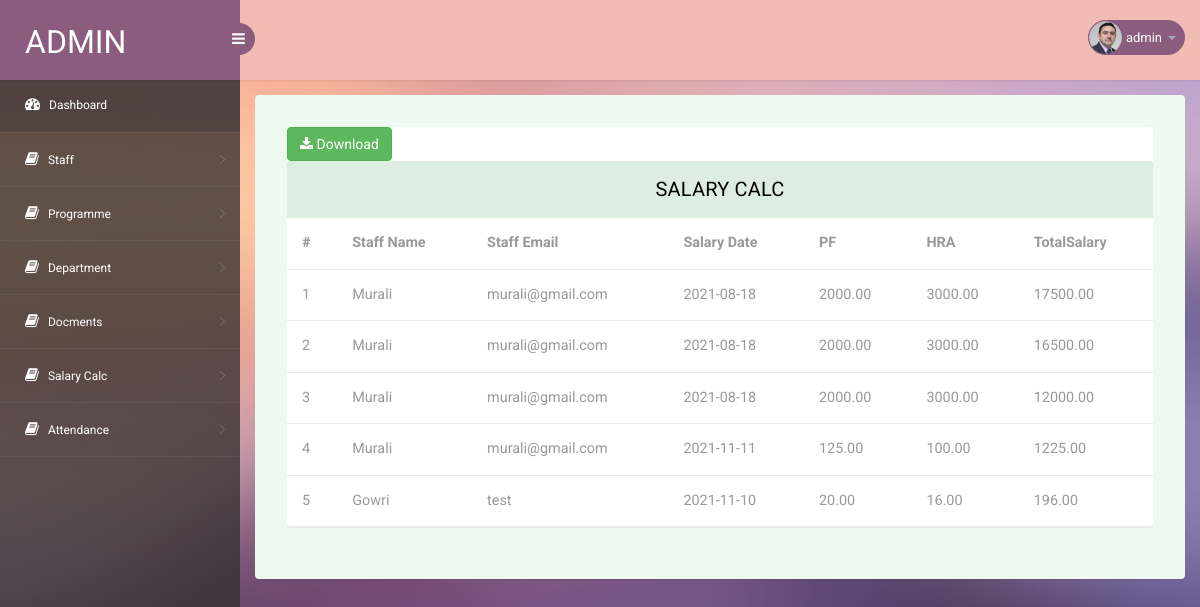
Screenshot of /5View.php (signed in) with the database file from the repository.
### tables this page shows
CREATE TABLE `salary` (
  `id` int(20) NOT NULL,
  `empid` int(20) NOT NULL,
  `calcdate` date NOT NULL,
  `per_day` decimal(10,2) NOT NULL,
  `pf` decimal(10,2) NOT NULL,
  `hra` decimal(10,2) NOT NULL,
  `total` decimal(10,2) NOT NULL
);

CREATE TABLE `employee` (
  `id` int(11) NOT NULL,
  `name` text NOT NULL,
  `designation` text NOT NULL,
  `location` text NOT NULL,
  `phone` text NOT NULL,
  `mail` text NOT NULL,
  `password` text NOT NULL,
  `per_day` decimal(10,2) NOT NULL,
  `pf` decimal(10,2) NOT NULL,
  `hra` decimal(10,2) NOT NULL,
  `doc1` longblob NOT NULL,
  `image1` longblob NOT NULL,
  `image2` longblob NOT NULL,
  `status` text NOT NULL,
  `dept` varchar(100) NOT NULL
);

### 5View.php (the view, shortened to what this page needs)
<!DOCTYPE html>
<head>
  <link rel="stylesheet" href="css/bootstrap.min.css">
  <link href="css/style.css" rel='stylesheet' type='text/css' />
  <link href="css/style-responsive.css" rel="stylesheet" />
  <link rel="stylesheet" href="css/font.css" type="text/css" />
  <link href="css/font-awesome.css" rel="stylesheet">
</head>
<body>
  <?php
include 'header.php';
?>
  <section id="main-content">
    <section class="wrapper">
      <div class="table-agile-info">
        <div class="panel panel-default">
        <a  class="btn btn-success" href="download_staff_salary.php" ><i class="fa fa-download" ></i> Download </a>
          <div class="panel-heading">
            Salary Calc
          </div>
          <div>
            <table class="table" ui-jq="footable" ui-options='{
        "paging": {
          "enabled": true
        },
        "filtering": {
          "enabled": true
        },
        "sorting": {
          "enabled": true
        }}'>
              <thead>
                <tr>
                  <th>#</th>
                  <th>Staff Name</th>
                  <th>Staff Email</th>
                  <th>Salary Date </th>
                  <th>PF</th>
                  <th>HRA</th>
                  <th>TotalSalary</th>
                </tr>
              </thead>
              <tbody>
                <?php
                            $sql = "SELECT * FROM `salary`";
                            $result = $conn->query($sql);
                            $r=1;
                            if ($result->num_rows > 0) {
                            while($row = $result->fetch_assoc()) {
                            ?>
                <tr>
                  <td><?php echo $r++; ?></td>
                  <td><?php
                  $id1 = $row["empid"];
                  $show=mysqli_query($conn,"select * from employee where id = '$id1' ");
                  $res=mysqli_fetch_array($show);
                  echo $res['name'];
                  ?></td>
                  <td><?php echo $res["mail"]; ?></td>
                  <td><?php echo $row["calcdate"]; ?></td>
                  <td><?php echo $row["pf"]; ?></td>
                  <td><?php echo $row["hra"]; ?></td>
                  <td><?php echo $row["total"]; ?></td>
                </tr>
                <?php
                                }
                            }
                            ?>
              </tbody>
            </table>
          </div>
        </div>
      </div>
    </section>
</body>
</html>

### css/style.css (style rules this page uses)
html, body { font-family: 'Roboto', sans-serif; font-size: 100%; overflow-x: hidden; background: url(../images/bg.jpg) no-repeat 0px 0px; background-size:cover; }
body a { transition: 0.5s all ease; -webkit-transition: 0.5s all ease; -moz-transition: 0.5s all ease; -o-transition: 0.5s all ease; -ms-transition: 0.5s all ease; text-decoration:none; }
#main-content { margin-left:240px; -webkit-transition:all .3s ease-in-out; -moz-transition:all .3s ease-in-out; -o-transition:all .3s ease-in-out; transition:all .3s ease-in-out; }
.wrapper { display:inline-block; margin-top:80px; padding:15px; width:100%; }
.panel-heading { position: relative; height: 57px; line-height: 57px; letter-spacing: 0.2px; color: #000; font-size: 18px; font-weight: 400; padding: 0 16px; background:#ddede0; border-top-right-radius: 2px; border-top-left-radius: 2px; text-transform: uppercase; text-align: center; }
.panel { border: none ! important; }
.table>thead>tr>th { border-bottom: 1px solid #e1ab91 ! important; }
.table>tbody>tr>td, .table>tbody>tr>th, .table>tfoot>tr>td, .table>tfoot>tr>th, .table>thead>tr>td, .table>thead>tr>th { border-bottom: 1px solid #e9e9e9 ! important; }
.table > thead > tr > th, .table > tbody > tr > th, .table > tfoot > tr > th, .table > thead > tr > td, .table > tbody > tr > td, .table > tfoot > tr > td { border-top: none !important; }
.table td, .table>tbody>tr>td, .table>tbody>tr>th, .table>tfoot>tr>td, .table>tfoot>tr>th, .table>thead>tr>td, .table>thead>tr>th { padding: 15px!important; }
.table > thead > tr > th, .table > tbody > tr > th, .table > tfoot > tr > th, .table > thead > tr > td, .table > tbody > tr > td, .table > tfoot > tr > td { font-size: 0.9em; color: #999; border-top: none !important; }
.table-agile-info { background: #eef9f0; padding: 2em; border-radius: 4px; -webkit-box-shadow: 0 1px 1px rgba(0,0,0,.05); box-shadow: 0 1px 1px rgba(0,0,0,.05); }
.panel-default>.panel-heading { color: #000000 ! important; background-color: #ddede0 ! important; border-color: #ddede0 ! important; font-size: 20px; }

### rows the page displays
salary: employee.name "Murali", employee.mail "murali@gmail.com", calcdate "2021-08-18", pf "2000.00", hra "3000.00", total "17500.00"
salary: employee.name "Murali", employee.mail "murali@gmail.com", calcdate "2021-08-18", pf "2000.00", hra "3000.00", total "16500.00"
salary: employee.name "Murali", employee.mail "murali@gmail.com", calcdate "2021-08-18", pf "2000.00", hra "3000.00", total "12000.00"
salary: employee.name "Murali", employee.mail "murali@gmail.com", calcdate "2021-11-11", pf "125.00", hra "100.00", total "1225.00"
salary: employee.name "Gowri", employee.mail "test", calcdate "2021-11-10", pf "20.00", hra "16.00", total "196.00"

### other values shown
$_SESSION['companyName'] "admin"
